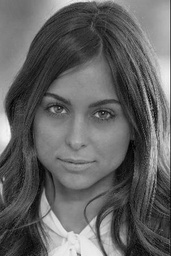
#> input picture image_original.jpg, 171 x 256 px, shrunk from 300 x 450 before the run
$ jupyter execute Demo.ipynb   (shell and % lines are left out)   (older library calls are emulated)
#> lines starting #> are read from the running program, lines starting #| are printed output that depends on the picture; after the words box and inside, x2 and y2 are one past the last pixel; in counts of white or black regions, pixels touching at a corner belong together; long printed decimals are rounded
### poc_reg.py
import numpy as np
import scipy
import scipy.fftpack
from numpy import pi, sin
from scipy.optimize import leastsq

"""
"High-AccuracySubpixelImageRegistrationBasedonPhase-OnlyCorrelation"
http://www.aoki.ecei.tohoku.ac.jp/research/docs/e86-a_8_1925.pdf
"""

FITTING_SHAPE = (8, 8)
EPS = 0.001

def zero_padding(src, shape, pos):
    y, x = (int(pos[0]), int(pos[1]))
    padded_image = np.zeros(shape)
    padded_image[y:src.shape[0] + y, x:src.shape[1] + x] = src
    return padded_image


def poc_model(al, dt1, dt2, poc, fitting_area):
    N1, N2 = poc.shape
    V1, V2 = map(lambda x: 2 * x + 1, fitting_area)
    return lambda n1, n2: al * sin((n1 + dt1) * V1 / N1 * pi) * sin((n2 + dt2) * V2 / N2 * pi) \
                          / (sin((n1 + dt1) * pi / N1) * sin((n2 + dt2) * pi / N2) * (N1 * N2))


def pocfunc(ref_image, cmp_image):
    # Windowing to reduce boundary effects
    hanning_window_x = np.hanning(ref_image.shape[0])
    hanning_window_y = np.hanning(ref_image.shape[1])
    hanning_window_2d = hanning_window_x.reshape(hanning_window_x.shape[0], 1) * hanning_window_y
    ref_image, cmp_image = [ref_image, cmp_image] * hanning_window_2d
    F = scipy.fftpack.fft2(ref_image)
    G = scipy.fftpack.fft2(cmp_image)
    G_ = np.conj(G)
    R = F * G_ / np.abs(F * G_)  # cross-phase spectrum
    R = scipy.fftpack.fftshift(R)

    # Spectral weighting technique to reduce aliasing and noise effects
    M = np.floor([ref_image.shape[0] / 2.0, ref_image.shape[1] / 2.0])  # M = [M1, M2]
    U = M / 2.0  # U = [U1, U2]
    low_pass_filter = np.ones([int(M[0]) + 1, int(M[1]) + 1])
    low_pass_filter = zero_padding(low_pass_filter, ref_image.shape, U)
    R = R * low_pass_filter
    R = scipy.fftpack.fftshift(R)
    poc = scipy.fftpack.fftshift(np.real(scipy.fftpack.ifft2(R)))
    return poc


def main_poc_reg(ref_image, cmp_image):
    # calculate phase-only correlation
    poc = pocfunc(ref_image, cmp_image)
    # get peak position peak
    max_pos = np.argmax(poc)
    peak = np.array([max_pos / ref_image.shape[1], max_pos % ref_image.shape[1]]).astype(int)
    # fitting using least-square method
    mc = np.array([FITTING_SHAPE[0] / 2.0, FITTING_SHAPE[1] / 2.0])
    fitting_area = poc[int(peak[0] - mc[0]): int(peak[0] + mc[0] + 1), int(peak[1] - mc[1]): int(peak[1] + mc[1] + 1)]
    if fitting_area.shape != (FITTING_SHAPE[0] + 1, FITTING_SHAPE[1] + 1):
        return 0.0, 0.0, 0.0
    m = np.array([ref_image.shape[0] / 2.0, ref_image.shape[1] / 2.0])
    u = (m / 2)
    y, x = np.mgrid[-mc[0]:mc[0] + 1, -mc[1]:mc[1] + 1]
    y = np.ceil(y + peak[0] - m[0])
    x = np.ceil(x + peak[1] - m[1])
    def error_func(p):
        poc_model_values = poc_model(p[0], p[1], p[2], poc, u)(y, x)
        error = poc_model_values - fitting_area
        return np.ravel(error)
    p0 = np.array([0.0, -(peak[0] - m[0]) - EPS, -(peak[1] - m[1]) - EPS])
    estimate = leastsq(error_func, p0)
    match_height = estimate[0][0]
    dx = -estimate[0][1]
    dy = -estimate[0][2]
    return dx, dy, match_height

### mi_reg.py
import numpy as np
from scipy.ndimage.interpolation import shift
from scipy.optimize import differential_evolution

FILTER_SIGMA = 1.5
BOUNDS = [(-10, 10), (-10, 10)]  # Bounds (in pixels) supported by mutual information based correlator

def main_mi_reg(ref_image, cmp_image, bounds=BOUNDS):
    """
    Correlator based onMutual Information Algorithm
    http://www.sci.utah.edu/~fletcher/CS7960/slides/Yen-Yun.pdf
    :param ref_image: ndarray, containing reference image data
    :param cmp_image: ndarray, containing comparison image data
    :param bounds: sequence, bounds paramater in scipy.optimize.differential_evolution
    :return: (residual in X, residual in Y, match height)
    """
    obj_func = lambda dx_dy: -__mutual_information(shift(ref_image, dx_dy), cmp_image)
    opt_res = differential_evolution(obj_func, bounds)
    (dx, dy), match_height = -opt_res.x, -opt_res.fun
    return dx, dy, match_height

def __mutual_information(ref_image_crop, cmp_image, bins=256, normed=True):
    """
    :param ref_image_crop: ndarray, cropped image from the center of reference image, needs to be same size as `cmp_image`
    :param cmp_image: ndarray, comparison image data data
    :param bins: number of histogram bins
    :param normed: return normalized mutual information
    :return: mutual information values
    """
    ref_range = (ref_image_crop.min(), ref_image_crop.max())
    cmp_range = (cmp_image.min(), cmp_image.max())
    joint_hist, _, _ = np.histogram2d(ref_image_crop.flatten(), cmp_image.flatten(), bins=bins, range=[ref_range, cmp_range])
    ref_hist, _ = np.histogram(ref_image_crop, bins=bins, range=ref_range)
    cmp_hist, _ = np.histogram(cmp_image, bins=bins, range=cmp_range)
    joint_ent = __entropy(joint_hist)
    ref_ent = __entropy(ref_hist)
    cmp_ent = __entropy(cmp_hist)
    mutual_info = ref_ent + cmp_ent - joint_ent
    if normed:
        mutual_info = mutual_info / np.sqrt(ref_ent * cmp_ent)
    return mutual_info


def __entropy(img_hist):
    """
    :param img_hist: Array containing image histogram
    :return: image entropy
    """
    img_hist = img_hist / float(np.sum(img_hist))
    img_hist = img_hist[np.nonzero(img_hist)]
    return -np.sum(img_hist * np.log2(img_hist))

### Demo.ipynb
[cell 1]
import warnings
warnings.filterwarnings("ignore")

import cv2
import matplotlib.pyplot as plt
from scipy.ndimage.interpolation import shift
from scipy.ndimage import zoom
from scipy.misc import imsave
from mi_reg import main_mi_reg
from poc_reg import main_poc_reg

# Read original image (only one channel)

[cell 2]
im_orig = cv2.imread('image_original.jpg')[:,:,0]
#> im_orig: shape (256, 171); min 0, max 251, mean 98.9
plt.imshow(im_orig, cmap='gray')

# Create a shifted version (5.3p in X, 6.7p in Y)

[cell 3]
im_shifted = shift(im_orig, [5.3, 6.7])
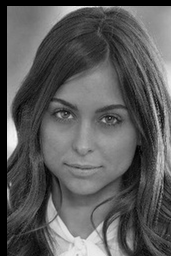
#> im_shifted: shape (256, 171); min 0, max 252, mean 90.8
imsave('image_shifted.jpg', im_shifted)
plt.imshow(im_shifted, cmap='gray')

[cell 4]
dx, dy, match_height = main_mi_reg(im_orig, im_shifted)
#> dx = -5.3; dy = -6.7; match_height = 0.997
print(dx, dy, match_height)
#| -5.300 -6.700 0.9971

[cell 5]
dx, dy, match_height = main_poc_reg(im_orig, im_shifted)
#> in pocfunc, `ref_image, cmp_image = [ref_image, cmp_image] * hanning_window_2d`:
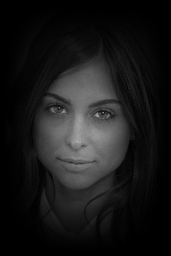
#> ref_image: shape (256, 171) float64; min 0, max 177.5, mean 25
#> in pocfunc, `ref_image, cmp_image = [ref_image, cmp_image] * hanning_window_2d`:
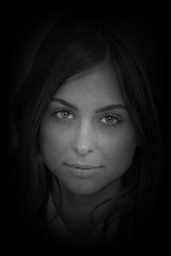
#> cmp_image: shape (256, 171) float64; min 0, max 169.8, mean 24.7
#> in zero_padding, `padded_image[y:src.shape[0] + y, x:src.shape[1] + x] = src`:
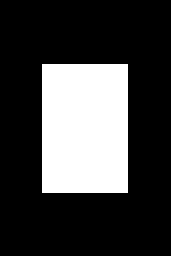
#> padded_image: shape (256, 171) float64; values 0 (black) and 1 (white), 25.3% white; 1 white region, box (x1, y1, x2, y2) and area: (42, 64, 128, 193) 11094
#> in pocfunc, `poc = scipy.fftpack.fftshift(np.real(scipy.fftpack.ifft2(R)))`:
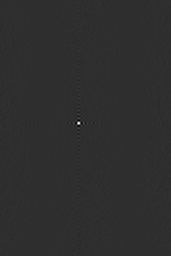
#> poc: shape (256, 171) float64; min -0.0487, max 0.216, mean 2.28e-05; drawn with min black and max white
#> in main_poc_reg, `max_pos = np.argmax(poc)`: max_pos = 21111
#> in main_poc_reg, `peak = np.array([max_pos / ref_image.shape[1], max_pos % ref_image.sha..`: peak = [123, 78]
#> in main_poc_reg, `p0 = np.array([0.0, -(peak[0] - m[0]) - EPS, -(peak[1] - m[1]) - EPS])`: p0 = [0, 5, 7.5]
#> in poc_model, `V1, V2 = map(lambda x: 2 * x + 1, fitting_area)`: V1 = 129; V2 = 86.5
#> in main_poc_reg, `estimate = leastsq(error_func, p0)`: estimate = ([0.919, 5.3, 6.69], 1)
#> in main_poc_reg, `match_height = estimate[0][0]`: match_height = 0.919
#> in main_poc_reg, `dx = -estimate[0][1]`: dx = -5.3
#> in main_poc_reg, `dy = -estimate[0][2]`: dy = -6.69
#> dy = -6.69; match_height = 0.919
print(dx, dy, match_height)
#| -5.298 -6.692 0.9185

# Both match heights are close to 1 indicating high level of confidence in detected  shifts

$ run again, with image_shifted.jpg copied over image_original.jpg
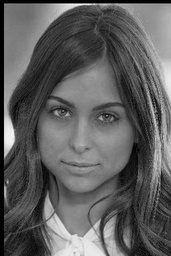
#> input picture image_shifted.jpg, 171 x 256 px, shrunk from 300 x 450 before the run
#> `im_shifted = shift(im_orig, [5.3, 6.7])`:
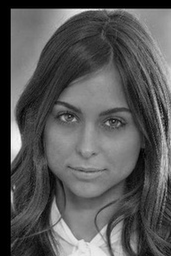
#> im_shifted: shape (256, 171); min 0, max 252, mean 87.1
#> `dx, dy, match_height = main_mi_reg(im_orig, im_shifted)`: dx = -5.3; dy = -6.7; match_height = 0.995
#| -5.300 -6.700 0.9953
#> in pocfunc, `ref_image, cmp_image = [ref_image, cmp_image] * hanning_window_2d`:
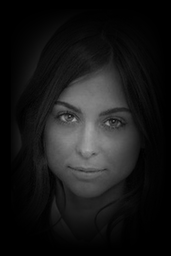
#> cmp_image: shape (256, 171) float64; min 0, max 168.9, mean 24.5
#> padded_image: shape (256, 171) float64; values 0 (black) and 1 (white), 25.3% white; 1 white region, box (x1, y1, x2, y2) and area: (42, 64, 128, 193) 11094
#> max_pos = 21111
#> peak = [123, 78]
#> p0 = [0, 5, 7.5]
#> V1 = 129; V2 = 86.5
#> estimate = ([0.916, 5.3, 6.69], 1)
#> in main_poc_reg, `match_height = estimate[0][0]`: match_height = 0.916
#> in main_poc_reg, `dx = -estimate[0][1]`: dx = -5.3
#> in main_poc_reg, `dy = -estimate[0][2]`: dy = -6.69
#> `dx, dy, match_height = main_poc_reg(im_orig, im_shifted)`: match_height = 0.916
#| -5.296 -6.691 0.9158
